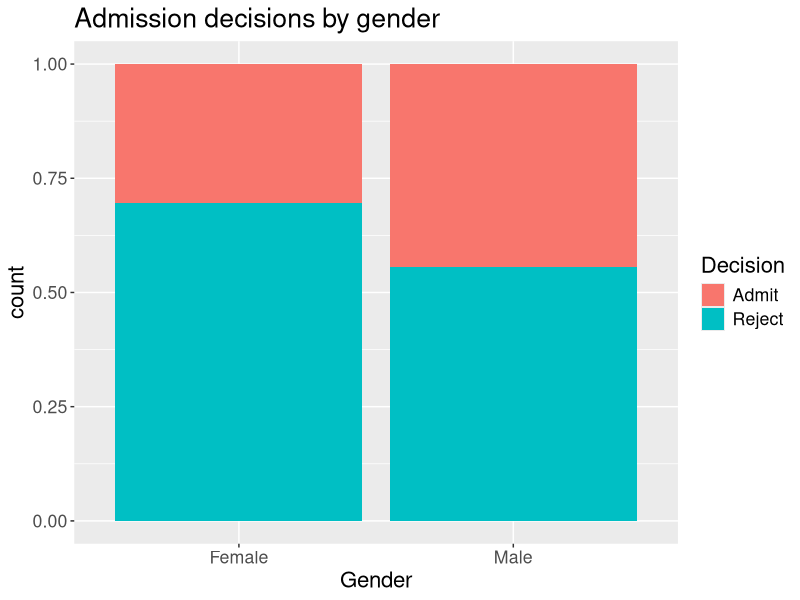
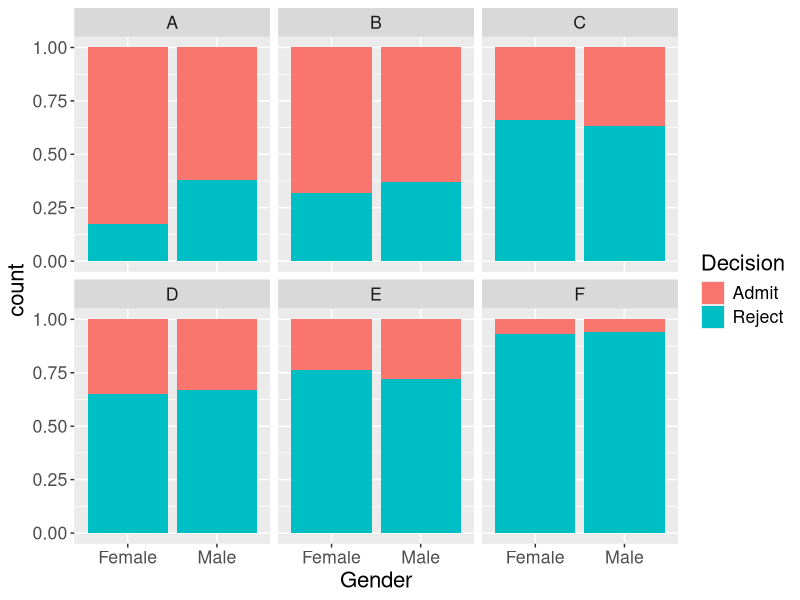
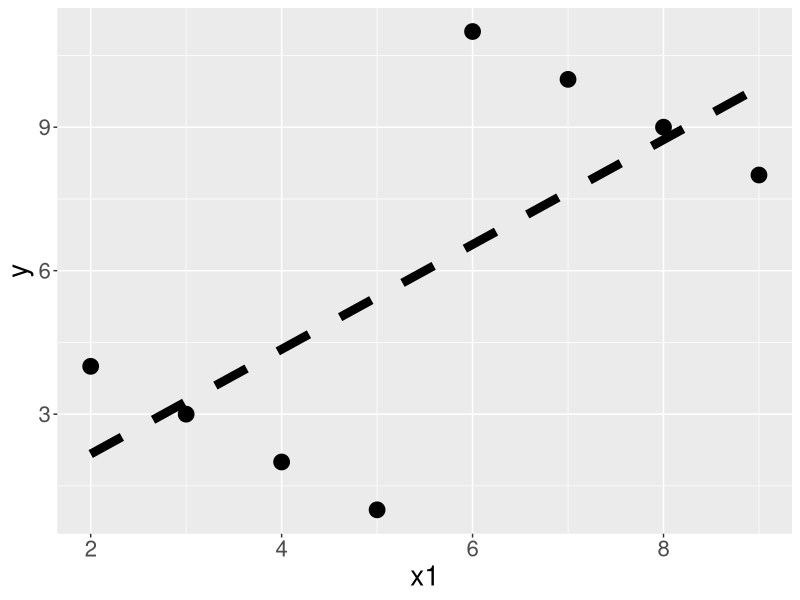
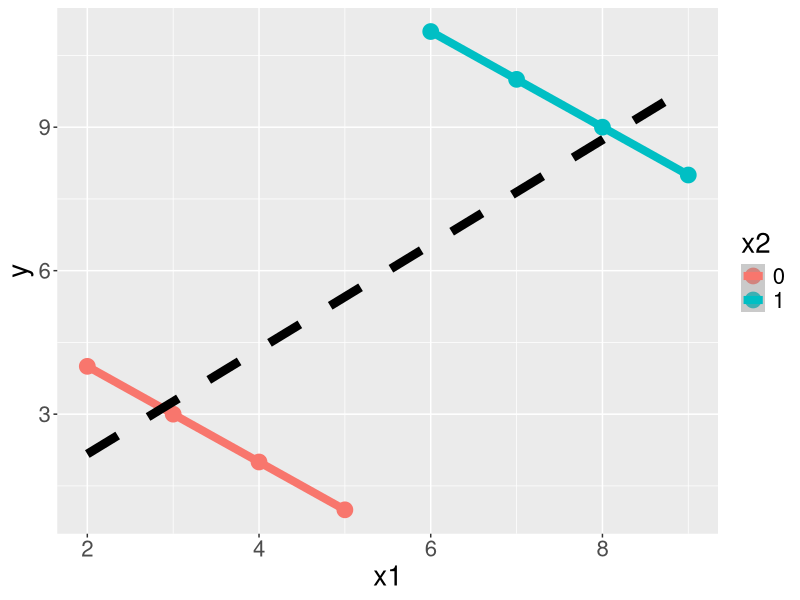

Generate these figures, in order, with R:
## ---- chunk 1
knitr::opts_chunk$set(echo = F, warning = F, messabundance = F)
library(tidyverse)
library(readr)
plot_theme <- theme(text = element_text(size = 16))
set.seed(1)
admissions <- read_csv("data/ucb_admissions.csv") |>
  sample_frac()
## ---- chunk 2
admissions |>
  ggplot(aes(x = Gender, fill = Decision)) +
  geom_bar(position = "fill") +
  ggtitle("Admission decisions by gender") +
  plot_theme
## ---- chunk 3
head(admissions)
## ---- chunk 4
admissions |>
  filter(Gender == "Female") |> 
  count(Dept) |>
  # pivot_wider(names_from = c(Gender, Decision), names_sep= ": ", values_from = n ) |>
  kableExtra::kable()

## ---- chunk 5
admissions |>
  filter(Gender == "Male") |> 
  count(Dept) |>
  # pivot_wider(names_from = c(Gender, Decision), names_sep= ": ", values_from = n ) |>
  kableExtra::kable() 

## ---- chunk 6
admissions |>
  filter(Gender == "Female") |> 
  count(Dept, Decision) |>
  # pivot_wider(names_from = c(Gender, Decision), names_sep= ": ", values_from = n ) |>
  kableExtra::kable()|>
  kableExtra::kable_styling(font_size = 20)

## ---- chunk 7
admissions |>
  filter(Gender == "Male") |> 
  count(Dept, Decision) |>
  kableExtra::kable()|>
  kableExtra::kable_styling(font_size = 20)

## ---- chunk 8
admissions |>
  ggplot(aes(x = Gender, fill = Decision)) +
  geom_bar(position = 'fill') +
  facet_wrap(~ Dept) +
  plot_theme
## ---- chunk 9
df1 <- admissions |> 
  count(Dept, Gender,name = "Total")

admissions |>
  count(Dept, Gender, Decision) |>
  group_by(Dept, Gender) |>
  mutate(cond_prob = n / sum(n)) |>
  ungroup() |>
  filter(Decision == "Admit") |>
  rename("cond_prob_admit" = "cond_prob")|>
  select(-n, -Decision) |>
  # right_join(df1) |>
  #pivot_wider(names_from = Gender, values_from = c(p_admit, Total),
  #            names_glue = "{Gender}_{.value}") |>
  kableExtra::kable(digits = 2)|>
  kableExtra::kable_styling(font_size = 25)
## ---- chunk 10
admissions |>
  count(Gender, Dept) |>
  group_by(Gender) |>
  mutate(cond_prop = n /sum(n)) |>
  ungroup() |>
  arrange(Gender, Dept) |>
  select(-n) |>
  kableExtra::kable(digits = 3)|>
  kableExtra::kable_styling(font_size = 23)
## ---- chunk 11
df <- tribble(
  ~x1, ~y, ~x2,
  2,   4,  0,
  3,   3,  0,
  4,   2,  0,
  5,   1,  0,
  6,   11, 1,
  7,   10, 1,
  8,   9,  1,
  9,   8,  1
)
ggplot() +
  geom_point(data = df, aes(x1, y), size = 5) +
  geom_smooth(data = df, aes(x1, y), lwd = 3, method = lm, se = FALSE, 
              color = "black", linetype = "dashed") +
  theme(text = element_text(size = 20))
## ---- chunk 12
ggplot() +
  geom_point(data = df, aes(x1, y, color = factor(x2)), size = 5) +
  geom_smooth(data = df, aes(x1, y, color = factor(x2)), method = lm,
              lwd = 2.75) +
  geom_smooth(data = df, aes(x1, y), method = lm, se = FALSE, 
              color = "black", linetype = "dashed", lwd = 3) +
  labs(color = "x2")+
  theme(text = element_text(size = 20))
## ---- chunk 13
admissions |>
  count(Decision) |>
  mutate(prob = n/sum(n)) |>
  select(-n)
## ---- chunk 14
admissions |>
  count(Gender, Decision) |>
  group_by(Gender) |>
  mutate(cond_prob = n/sum(n)) |>
  select(-n)
## ---- chunk 15
# option 1 (awful): nested if_else()
set.seed(2)
admissions |>
  mutate(Dept2 = if_else(Dept %in% c("A", "B"), "Group 1",
                           if_else(Dept %in% c("C", "D"), "Group 2",
                                   "Group 3"))) |>
  sample_frac() |>
  slice(1:5)
## ---- chunk 16
set.seed(2)
admissions |>
  mutate(Dept2 = case_when(
    Dept %in% c("A", "B") ~ "Group 1",
    Dept %in% c("C", "D") ~ "Group 2",
    Dept %in% c("E", "F") ~ "Group 3",
  )) |>
  sample_frac() |>
  slice(1:5)
## ---- chunk 17
set.seed(2)
admissions |>
  mutate(Dept2 = case_when(
    Dept %in% c("A", "B") ~ "Group 1",
    Dept %in% c("C", "D") ~ "Group 2",
    T ~ "Group 3",
  )) |>
  sample_frac() |>
  slice(1:5)
## ---- chunk 18
library(kableExtra)

admissions |>
  count(Decision) |>
  mutate(prob = n/sum(n)) |>
  kable()
## ---- chunk 19
admissions |>
  count(Decision) |>
  mutate(prob = n/sum(n)) |>
  kable(digits = 3)
